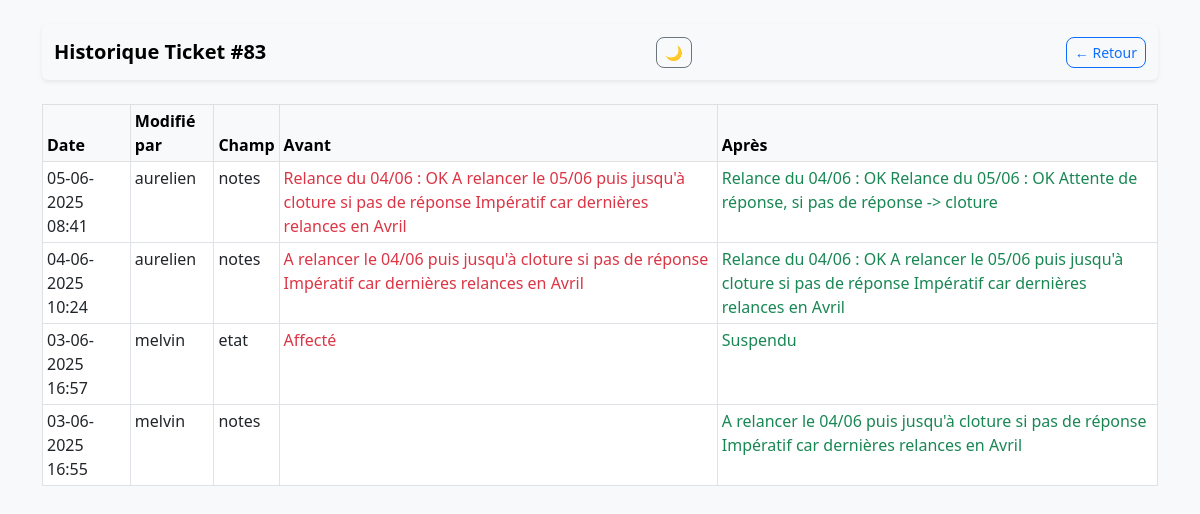
The app's page /historique/83 (signed in) with its own data.
### tables this page shows
CREATE TABLE historique (
                id INTEGER PRIMARY KEY AUTOINCREMENT,
                incident_id INTEGER, champ TEXT,
                ancienne_valeur TEXT, nouvelle_valeur TEXT,
                modifie_par TEXT, date_modification TEXT
            );

### app.py (the view)
@app.route("/historique/<int:id>")
def historique(id):
    if "user" not in session:
        return redirect(url_for("login"))
    logs = get_db().execute(
        "SELECT * FROM historique WHERE incident_id=? ORDER BY date_modification DESC", (id,)
    ).fetchall()
    return render_template("historique.html", logs=logs, id=id)

### app.py (called while the page is built)
def get_db():
    conn = sqlite3.connect(DB)
    conn.row_factory = sqlite3.Row
    return conn

@app.before_request
def renew_session():
    session.permanent = True

### templates/historique.html (shortened to what this page needs)
<!DOCTYPE html>
<html lang="fr">
<head>
  <link href="https://cdn.jsdelivr.net/npm/bootstrap@5.3.0/dist/css/bootstrap.min.css" rel="stylesheet">
  <link href="{{ url_for('static', filename='css/style.css') }}" rel="stylesheet">
</head>
<body class="container py-4">
<nav class="navbar navbar-light bg-light rounded mb-4 shadow-sm">
  <div class="container-fluid">
    <span class="navbar-brand fw-bold">Historique Ticket #{{ id }}</span>
    <button id="themeToggle" class="btn btn-outline-secondary btn-sm">🌙</button>
    <a href="{{ url_for('home') }}" class="btn btn-outline-primary btn-sm">← Retour</a>
  </div>
</nav>
{% if logs %}
<table class="table table-bordered table-sm table-hover">
  <thead class="table-light">
    <tr>
      <th>Date</th>
      <th>Modifié par</th>
      <th>Champ</th>
      <th>Avant</th>
      <th>Après</th>
    </tr>
  </thead>
  <tbody>
    {% for log in logs %}
    <tr>
      <td>{{ log.date_modification }}</td>
      <td>{{ log.modifie_par }}</td>
      <td>{{ log.champ }}</td>
      <td class="text-danger">{{ log.ancienne_valeur }}</td>
      <td class="text-success">{{ log.nouvelle_valeur }}</td>
    </tr>
    {% endfor %}
  </tbody>
</table>
{% else %}
<div class="alert alert-info">
  Aucun changement enregistré pour ce ticket.
</div>
{% endif %}
</body>
</html>

### static/css/style.css (style rules this page uses)
body { background-color: #f8f9fa; font-family: 'Segoe UI', sans-serif; color: #212529; }
.navbar, .card, .table { background-color: #fff; color: #212529; }
.navbar { border-radius: 8px; margin-bottom: 1.5rem; box-shadow: 0 2px 8px rgba(0, 0, 0, 0.06); }
.btn { border-radius: 8px; font-weight: 500; transition: box-shadow 0.15s; }

### records on screen
historique: date_modification "05-06-2025 08:41", modifie_par "aurelien", champ "notes", ancienne_valeur "Relance du 04/06 : OK A relancer le 05/06 puis jusqu'à cloture si pas de réponse Impératif car dernières relances en Avril", nouvelle_valeur "Relance du 04/06 : OK Relance du 05/06 : OK Attente de réponse, si pas de réponse -> cloture"
historique: date_modification "04-06-2025 10:24", modifie_par "aurelien", champ "notes", ancienne_valeur "A relancer le 04/06 puis jusqu'à cloture si pas de réponse Impératif car dernières relances en Avril", nouvelle_valeur "Relance du 04/06 : OK A relancer le 05/06 puis jusqu'à cloture si pas de réponse Impératif car dernières relances en Avril"
historique: date_modification "03-06-2025 16:57", modifie_par "melvin", champ "etat", ancienne_valeur "Affecté", nouvelle_valeur "Suspendu"
historique: date_modification "03-06-2025 16:55", modifie_par "melvin", champ "notes", nouvelle_valeur "A relancer le 04/06 puis jusqu'à cloture si pas de réponse Impératif car dernières relances en Avril"

### other values on screen
{{ id }} "83"
